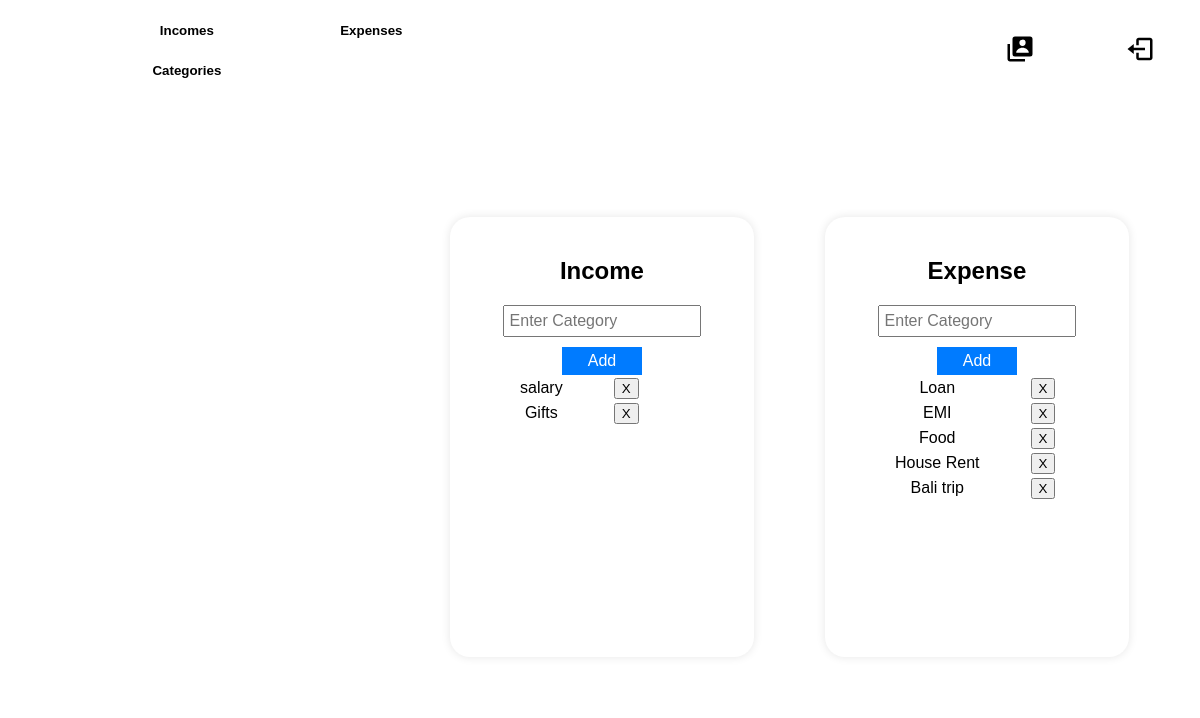
The app's page /settings (signed in), older data.
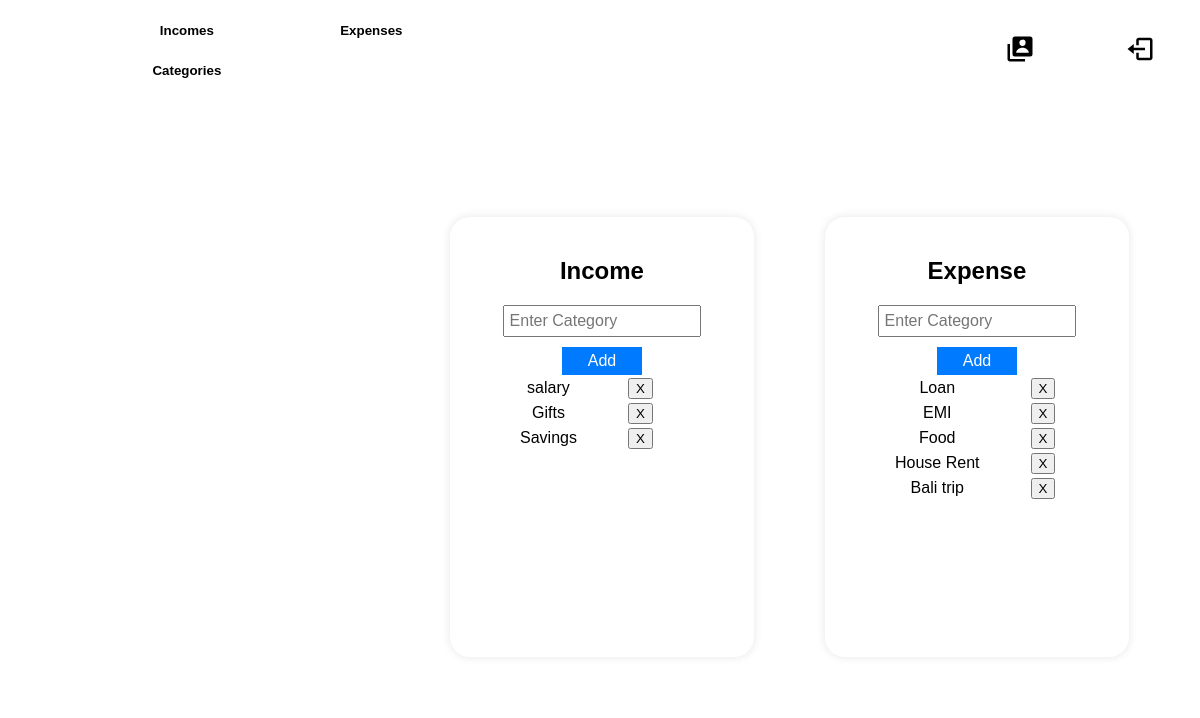
The same page, newer data.
### FinTech/models.py (models this page shows)
class IncomeCategory(models.Model):
    name = models.CharField(max_length=50)
    user = models.ForeignKey(User, related_name='user_inc_catg', on_delete=models.CASCADE)
    def __str__(self):
        return self.name

class ExpenseCategory(models.Model):
    name = models.CharField(max_length=50)
    user = models.ForeignKey(User, related_name='user_exp_catg', on_delete=models.CASCADE)
    def __str__(self):
        return self.name

### FinTech/views.py (the view)
# urls.py: path('settings',views.settings,name="settings"),
def settings(request):
    if request.user.is_authenticated:
        profile = request.user
        expense_categories = ExpenseCategory.objects.filter(user=profile)
        income_categories = IncomeCategory.objects.filter(user=profile)
        if request.method == "POST":
            profile.first_name = request.POST['first_name']
            profile.last_name = request.POST['last_name']
            profile.email = request.POST['email']
            profile.save()
            return redirect("/profile")
        return render(request, "settings.html", {"profile": profile, "expense_categories": expense_categories, "income_categories": income_categories})
    return redirect("/")

### templates/settings.html (shortened to what this page needs)
{% load static %}
<!DOCTYPE html>
<html lang="en">
<head>
    <link rel="stylesheet" href="{% static 'css/setting.css' %}" type="text/css" media="all" >
    <link rel="stylesheet" href="{% static 'css/nav.css' %}" type="text/css" media="all" >
</head>
<body>
<nav class="nav">
    <a href="/dashboard" id="logo"><h1>FinTech.</h1></a>
     <div class="nav-button">
         <button class="btn" id="Income" onclick="location.href='/incomes'">Incomes</button>
         <button class="btn" id="Expense" onclick="location.href='/expenses'">Expenses</button>
         <button class="btn" id="Setting" onclick="location.href='/settings'">Categories</button>
     </div>
     <div class="nav-logo">
         <button class="btn left" id="Profile" onclick="location.href='/profile'"><img/></button>
         <button class="btn left" id="Logout" onclick="location.href='/logout'"><img/></button>
     </div>
 </nav>
    <div class="main-container">
        <div class="container">
            <form method="post" action="/add-income-category">
                <h2>Income</h2>
                <input type="text" id="income" name="name" class="input-field" placeholder="Enter Category">
                <input type="submit" value="Add" class="add-button">
            </form>
            <table>
                {% for category in income_categories %}
                    <tr>
                        <td style="padding-right: 3em;padding-left: 3em;">{{category}}</td>
                        <td><button class="btn" onclick="location.href='/remove-income-category/{{category.id}}'">X</button></td>
                    </tr>
                {% endfor %}
            </table>
        </div>
        <div class="container">
            <form method="post" action="/add-expense-category">
                <h2>Expense</h2>
                <input type="text" id="expense" name="name" class="input-field" placeholder="Enter Category">
                <input type="submit" value="Add" class="add-button">
            </form>
            <table>
                {% for category in expense_categories %}
                    <tr>
                        <td style="padding-right: 3em;padding-left: 3em;">{{category}}</td>
                        <td><button class="btn" onclick="location.href='/remove-expense-category/{{category.id}}'">X</button></td>
                    </tr>
                {% endfor %}
            </table>
        </div>
    </div>
</body>
</html>

Row changes from the older to the newer data that the page shows:
added IncomeCategory: name "Savings"
